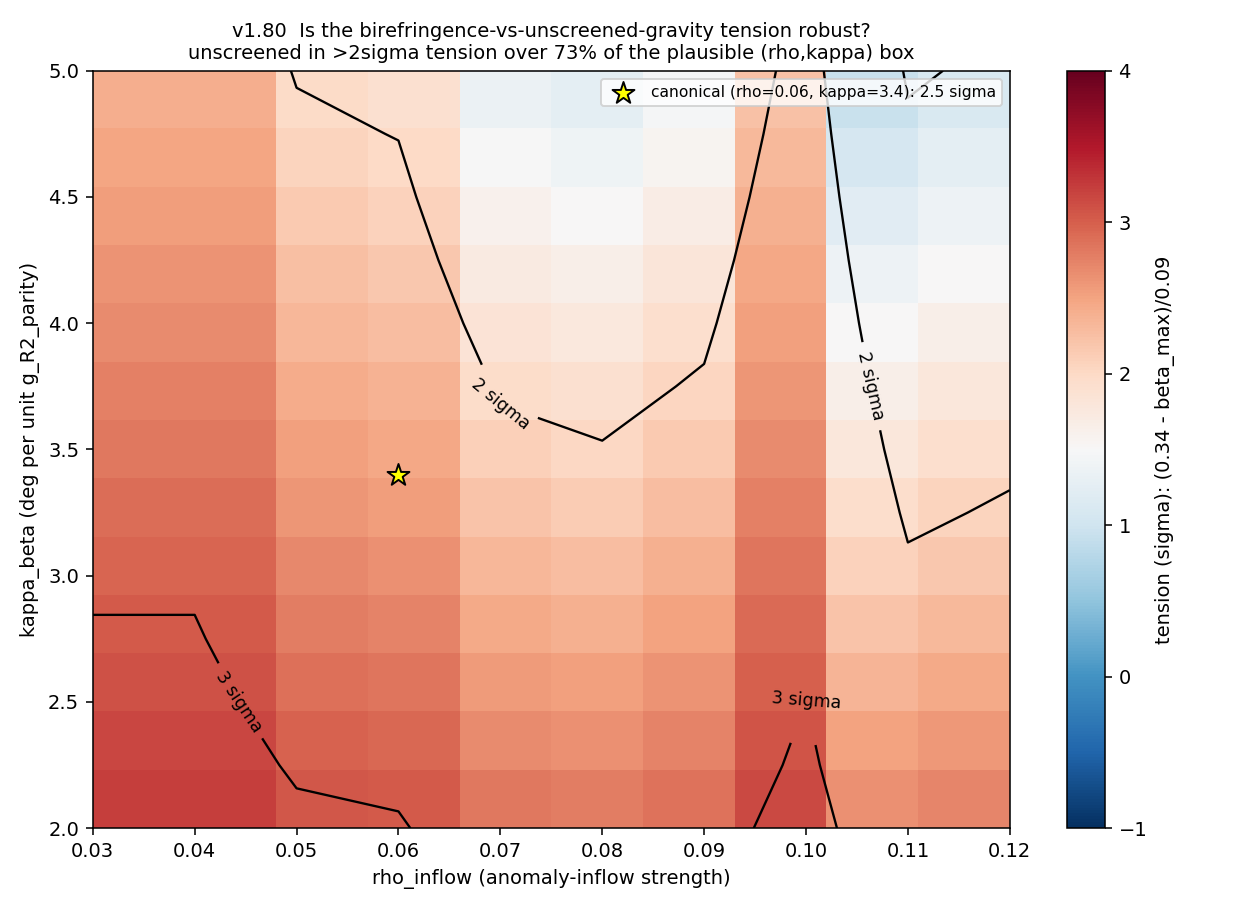

The script that saved this image:
"""v1.80 - Is the v1.79 birefringence-vs-gravity tension robust to its toy mappings?

The v1.79 result -- anomaly inflow + unscreened sub-mm gravity cap cosmic
birefringence at beta_max ~ 0.09 deg, 2.8 sigma below the measured 0.34 +/- 0.09 --
hinges on TWO order-of-magnitude toy numbers:
  - rho_inflow: the anomaly-inflow strength (g_R2_parity^2 + 2 g_R3_parity^2 <=
    rho * g_4 * g_R2), plausible [0.03, 0.12];
  - kappa_beta: the parity-coupling -> birefringence-angle map (beta = kappa *
    g_R2_parity), plausible ~[2.0, 5.0] deg/unit (an O(0.1) coupling -> 0.2-0.5 deg).

Key factorization: beta_max = kappa * g_R2_parity_max(rho). g_R2_parity_max (the
largest parity coupling a consistent, sub-mm-safe EFT can carry) depends on rho but
NOT on kappa. So we compute g_R2_parity_max once per rho (parallel sampling), then
the whole (rho, kappa) plane is a multiplication.

Run on Vulcan (16 cores):  python experiments/tension_robustness.py
"""
import json
import os
import sys

import numpy as np
import matplotlib
matplotlib.use("Agg")
import matplotlib.pyplot as plt

sys.path.insert(0, "src")
sys.path.insert(0, "experiments")

from stack import build_stack
from itb.theory import Theory

COEFFS = ["g_4", "g_6", "g_8", "g_R2", "g_R3", "g_C", "g_R2_parity", "g_R3_parity"]
# box focused where the anomaly-inflow ceiling is highest (large g_4, g_R2<=submm)
BLO = np.array([0.30, 0.10, 0.20, 0.045, 0.0, 0.04, 0.0, -0.015])
BHI = np.array([0.60, 0.50, 0.60, 0.063, 0.045, 0.30, 0.055, 0.015])

BETA_MEAS, BETA_SIG = 0.34, 0.09
RHOS = np.round(np.linspace(0.03, 0.12, 10), 4)
KAPPAS = np.round(np.linspace(2.0, 5.0, 13), 3)


def _theory(x):
    return Theory(coefficients={k: float(v) for k, v in zip(COEFFS, x)})


def _maxgp_task(arg):
    """For one (rho, seed): sample n points against theory+submm with anomaly_rho
    = rho, return the max feasible g_R2_parity."""
    rho, seed, n = arg
    stack = build_stack(prefactors={"anomaly_rho": rho}, bnossw_mean="geometric",
                        rfc_form="convex_hull", include_data=True)
    rng = np.random.default_rng(seed)
    X = BLO + (BHI - BLO) * rng.random((n, len(COEFFS)))
    best = -np.inf
    for i in range(n):
        if X[i, 6] <= best:
            continue
        th = _theory(X[i])
        if all(c.evaluate(th).satisfied for c in stack):
            best = X[i, 6]
    return (rho, best)


def main():
    ncpu = max(1, (os.cpu_count() or 4) - 1)
    chunks_per_rho = 16
    per = 220_000
    tasks = [(float(rho), 100 + ri * 100 + k, per)
             for ri, rho in enumerate(RHOS) for k in range(chunks_per_rho)]

    from multiprocessing import Pool
    with Pool(ncpu) as pool:
        res = pool.map(_maxgp_task, tasks)

    gp_max = {float(rho): -np.inf for rho in RHOS}
    for rho, gp in res:
        if gp > gp_max[rho]:
            gp_max[rho] = gp
    gp_arr = np.array([gp_max[float(r)] for r in RHOS])
    # graceful fill for any sampling miss (-inf): interpolate from found values
    # (gp_max is monotone increasing in rho, so linear fill is conservative)
    found = np.isfinite(gp_arr)
    if not found.all() and found.sum() >= 2:
        gp_arr = np.interp(RHOS, RHOS[found], gp_arr[found])

    # tension grid: rows=kappa, cols=rho
    T = np.zeros((len(KAPPAS), len(RHOS)))
    for ki, kap in enumerate(KAPPAS):
        for ri, rho in enumerate(RHOS):
            beta_max = kap * gp_arr[ri]
            T[ki, ri] = (BETA_MEAS - beta_max) / BETA_SIG

    frac_gt2 = float(np.mean(T > 2.0))
    frac_gt1 = float(np.mean(T > 1.0))
    frac_lt1 = float(np.mean(T < 1.0))
    any_reach = bool(np.any(T < 1.0))
    beta_max_grid = np.outer(KAPPAS, gp_arr)

    # canonical point
    rho_c, kap_c = 0.06, 3.4
    gp_c = float(np.interp(rho_c, RHOS, gp_arr))
    beta_c = kap_c * gp_c
    tension_c = (BETA_MEAS - beta_c) / BETA_SIG

    # ---- heatmap ----
    fig, ax = plt.subplots(figsize=(9, 6.5))
    im = ax.imshow(T, origin="lower", aspect="auto", cmap="RdBu_r",
                   vmin=-1, vmax=4,
                   extent=[RHOS[0], RHOS[-1], KAPPAS[0], KAPPAS[-1]])
    cs = ax.contour(RHOS, KAPPAS, T, levels=[1, 2, 3], colors="black",
                    linewidths=1.2)
    ax.clabel(cs, fmt=lambda v: f"{int(v)} sigma", fontsize=9)
    fig.colorbar(im, ax=ax, label="tension (sigma): (0.34 - beta_max)/0.09")
    ax.scatter([rho_c], [kap_c], s=140, marker="*", color="yellow",
               edgecolor="black", zorder=5,
               label=f"canonical (rho=0.06, kappa=3.4): {tension_c:.1f} sigma")
    ax.set_xlabel("rho_inflow (anomaly-inflow strength)")
    ax.set_ylabel("kappa_beta (deg per unit g_R2_parity)")
    ax.set_title("v1.80  Is the birefringence-vs-unscreened-gravity tension robust?\n"
                 f"unscreened in >2sigma tension over {frac_gt2*100:.0f}% of the "
                 f"plausible (rho,kappa) box", fontsize=10)
    ax.legend(fontsize=8, loc="upper right")
    fig.tight_layout()
    png = "/tmp/tension_robustness.png"
    fig.savefig(png, dpi=140)

    summary = {
        "rho_range": [float(RHOS[0]), float(RHOS[-1])],
        "kappa_range": [float(KAPPAS[0]), float(KAPPAS[-1])],
        "g_R2_parity_max_per_rho": {float(r): round(float(g), 4)
                                    for r, g in zip(RHOS, gp_arr)},
        "beta_max_deg_range_over_box": [round(float(beta_max_grid.min()), 3),
                                        round(float(beta_max_grid.max()), 3)],
        "tension_sigma_range": [round(float(T.min()), 2), round(float(T.max()), 2)],
        "fraction_box_tension_gt_2sigma": round(frac_gt2, 3),
        "fraction_box_tension_gt_1sigma": round(frac_gt1, 3),
        "fraction_box_reaches_measured_lt_1sigma": round(frac_lt1, 3),
        "any_corner_reaches_measured_beta": any_reach,
        "canonical_tension_sigma": round(tension_c, 2),
        "verdict": ("ROBUST: unscreened in tension across the whole plausible box"
                    if not any_reach else
                    "MAPPING-DEPENDENT: some corners reach the measured beta"),
        "png": png,
    }
    print(json.dumps(summary, indent=2))


if __name__ == "__main__":
    main()
